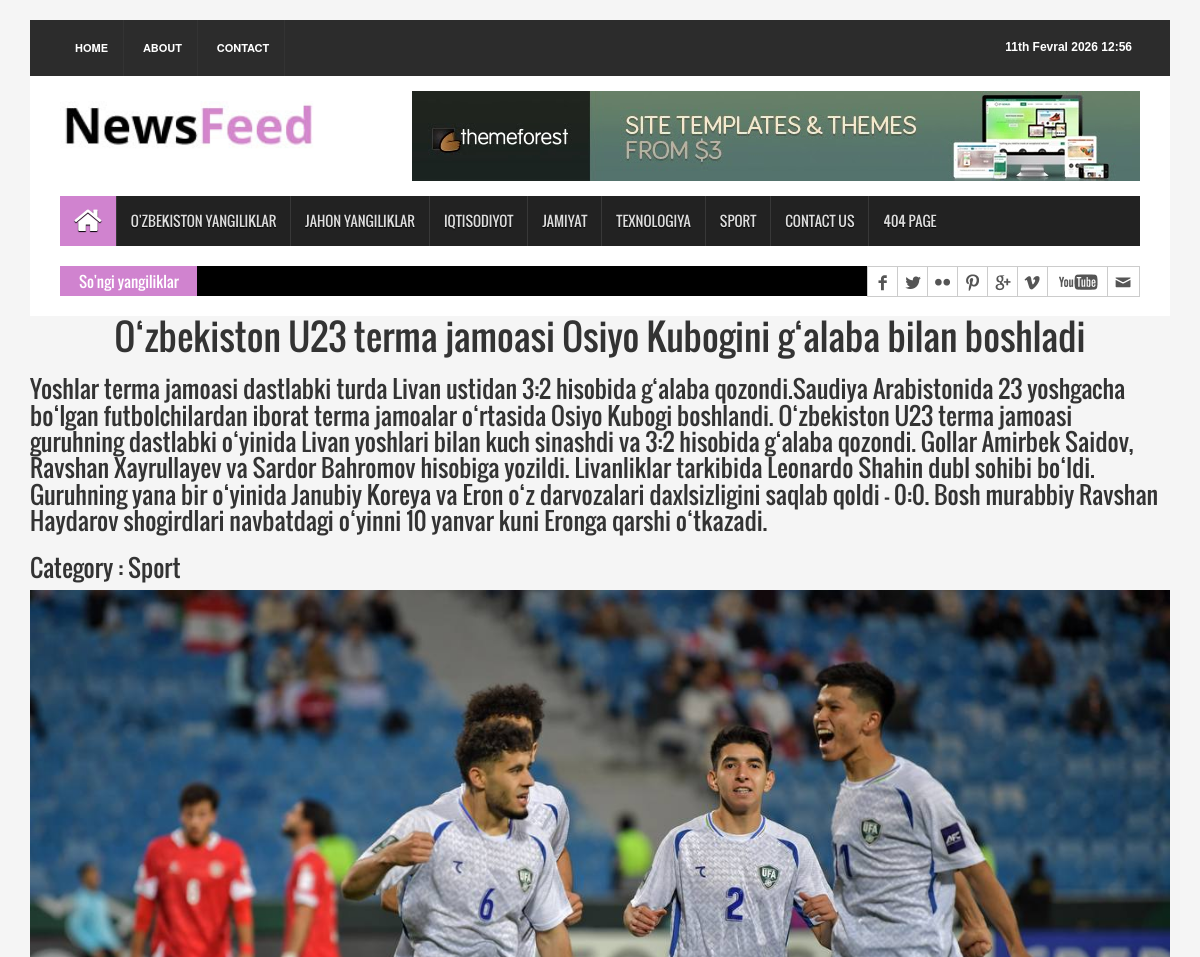
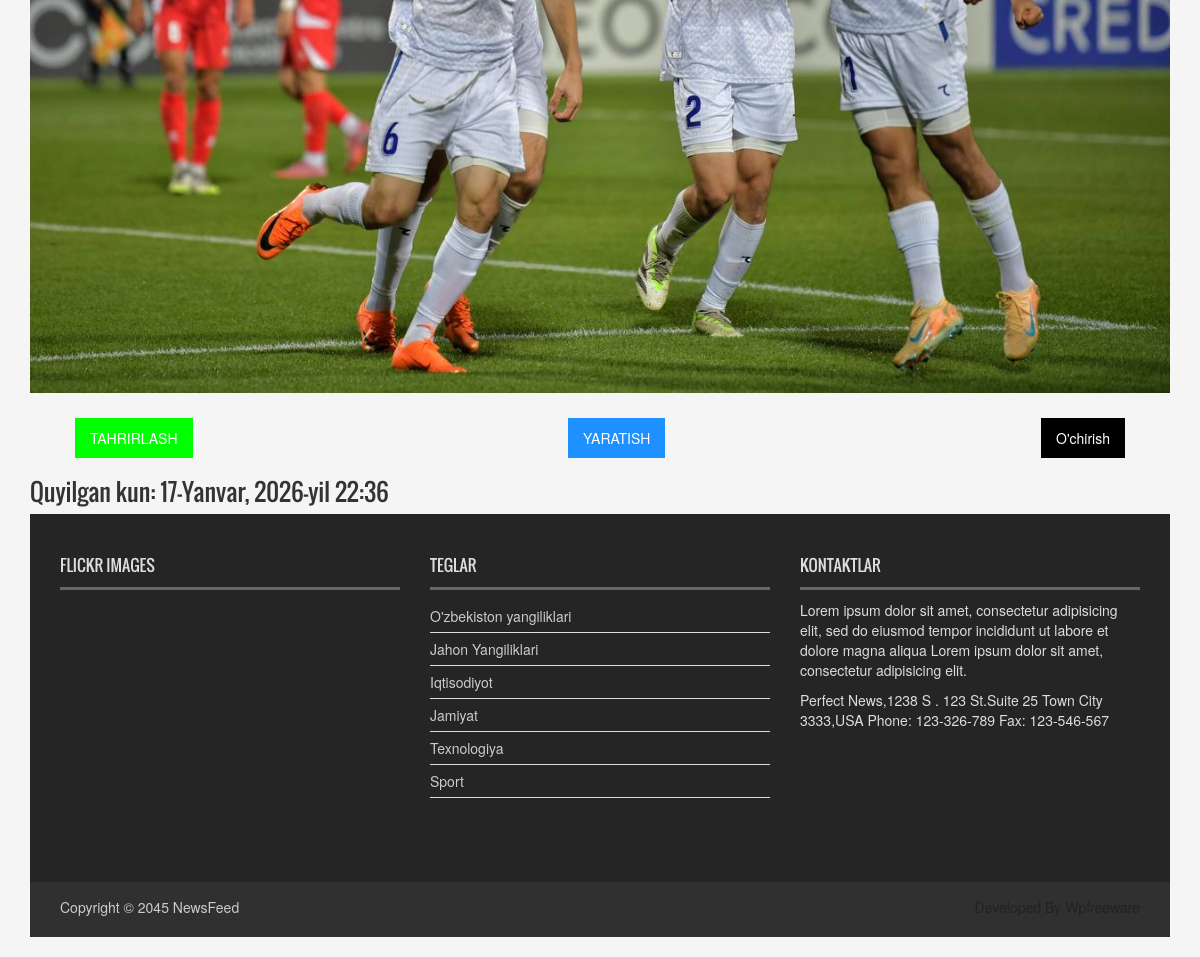
Screenshot of /news/ozbekiston-u23-terma-jamoasi-osiyo-kubogini-galaba-bilan-boshladi/ with the database file from the repository (2 pictures, top to bottom).
### news_projeck/models.py (models this page shows, shortened)
class News(models.Model):
    class Status(models.TextChoices):
        Draft = "DT", "Draft"
        Published = "PB" , "Published"
    title = models.CharField(max_length=250)
    slug = models.SlugField(max_length=250 , unique=True)
    body = models.TextField()
    img = models.ImageField(upload_to='new/images/')
    category = models.ForeignKey(Category, on_delete=models.CASCADE)
    created_at = models.DateTimeField(auto_now_add=True)
    updated_at = models.DateTimeField(auto_now=True)
    published_at = models.DateTimeField(default=timezone.now)
    status = models.CharField(max_length=2 , choices=Status.choices , default=Status.Draft)
    class Meta:
        ordering = ["-published_at"]

class Category(models.Model):
    name = models.CharField(max_length=120)
    def __str__(self):
        return self.name

### news_projeck/views.py (the view)
# urls.py: path('news/<slug:news>/', news_detail, name='news_detail'),
def news_detail(request, news):
    new = get_object_or_404(News, slug=news , status=News.Status.Published)
    return render(request, 'detail.html', {'new':new})

### templates/detail.html
{% extends 'base.html' %}
{% load static %}
{% block content %}
<h1 style="font-size: 36px; text-align: center; ">{{ new.title }}</h1>
<h3>{{new.body}}</h3>
<h3>Category : {{ new.category }}</h3>
<img src="{{ new.img.url }}" width="100% ">
<div style="display: flex; align-items: center; justify-content: space-between; margin: 10px 45px;">
    <a href="{% url 'news_edit' new.slug %}"><button  style="margin-top: 15px; border: none; background-color: lime; color: white; padding: 10px 15px;">TAHRIRLASH</button></a>
    <a href="{% url 'news_create' %}"><button  style="margin-top: 15px; border: none; background-color: dodgerblue; color: white; padding: 10px 15px;">YARATISH</button></a>
    <a href="{% url 'news_delete' new.slug %}"><button style="margin-top: 15px; border: none; background-color: black; color: white; padding: 10px 15px;">O'chirish</button></a>
</div>
<h3>Quyilgan kun:  {{new.created_at}}</h3>
{% endblock content %}

### static/css/style.css (style rules this page uses)
body { background:#f5f5f5 }
a { text-decoration:none; color:#2f2f2f }
h1, h2, h3, h4, h5, h6 { font-family:'Oswald',sans-serif }
img { border:none }

### templates/body.css (style rules this page uses)
img { width: 100%; height: 100%; object-fit: contain; }

### rows the page displays
News: title "O‘zbekiston U23 terma jamoasi Osiyo Kubogini g‘alaba bilan boshladi", body "Yoshlar terma jamoasi dastlabki turda Livan ustidan 3:2 hisobida g‘alaba qozondi.Saudiya Arabistonida 23 yoshgacha bo‘lgan futbolchilardan iborat terma jamoalar o‘rtasida Osiyo Kubogi boshlandi. O‘zbekiston U23 terma jamoasi guruhning dastlabki o‘yinida Livan yoshlari bilan kuch sinashdi va 3:2 hisobida g‘alaba qozondi. Gollar Amirbek Saidov, Ravshan Xayrullayev va Sardor Bahromov hisobiga yozildi. Livanliklar tarkibida Leonardo Shahin dubl sohibi bo‘ldi. Guruhning yana bir o‘yinida Janubiy Koreya va Eron o‘z darvozalari daxlsizligini saqlab qoldi – 0:0. Bosh murabbiy Ravshan Haydarov shogirdlari navbatdagi o‘yinni 10 yanvar kuni Eronga qarshi o‘tkazadi.", category "Sport", img (picture), created_at "17-Yanvar, 2026-yil 22:36"
